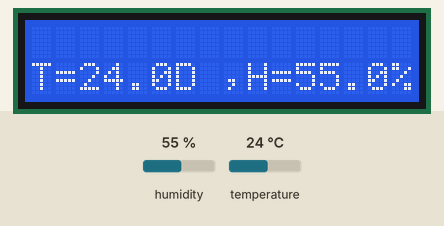
Bench run of a sketch on a simulated Arduino Uno, built with avr-gcc and run on an emulated ATmega328P. Shown: 16×2 character LCD. The inputs (shaded band) are chosen by the test bench; at power-on: humidity 55 %, temperature 24 °C.

Above: at 3.6 s.
3.7 s: humidity set to 22 %
At 6.5 s:
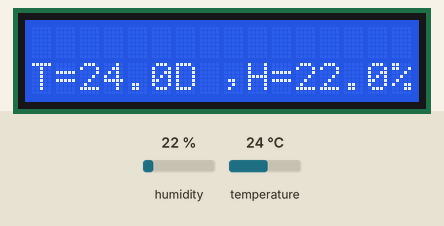
6.9 s: temperature set to 12 °C
At 9.8 s:
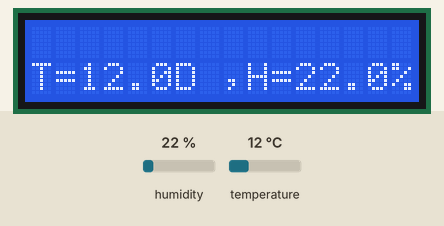
10.1 s: humidity set to 40 %
At 12.3 s:
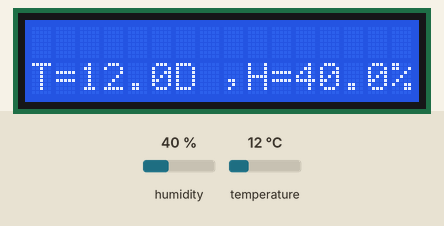
13.3 s: temperature set to 19 °C
At 15.8 s:
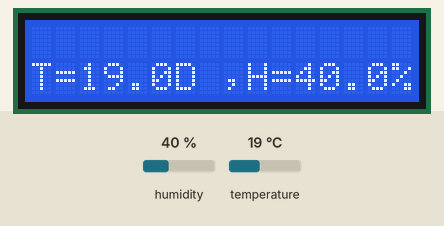
Timing chart, 0 to 17.3 s (numbered marks = the images above; inputs shaded):
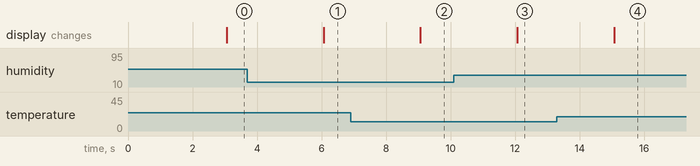

The sketch:

lcdTemp.ino
```cpp
#include "LiquidCrystal.h"

#include "dht_nonblocking.h"
#define DHT_SENSOR_TYPE DHT_TYPE_11

static const int DHT_SENSOR_PIN = 2;
DHT_nonblocking dht_sensor( DHT_SENSOR_PIN, DHT_SENSOR_TYPE );

// initialize the library with the numbers of the interface pins
LiquidCrystal lcd(7, 8, 9, 10, 11, 12);

void setup() {
  // set up the LCD's number of columns and rows:
  lcd.begin(16, 2);
  // Print a message to the LCD.
  Serial.begin( 9600);
}

static bool measure_environment( float *temperature, float *humidity )
{
  static unsigned long measurement_timestamp = millis( );

  /* Measure once every four seconds. */
  if( millis( ) - measurement_timestamp > 3000ul )
  {
    if( dht_sensor.measure( temperature, humidity ) == true )
    {
      measurement_timestamp = millis( );
      return( true );
    }
  }

  return( false );
}

void loop() {
  // set the cursor to column 0, line 1
  // (note: line 1 is the second row, since counting begins with 0):
  float temperature;
  float humidity;

  /* Measure temperature and humidity.  If the functions returns
     true, then a measurement is available. */
  if( measure_environment( &temperature, &humidity ) == true )
  {
    lcd.print("T=");
    lcd.print( temperature, 1 );
    lcd.print( "D ,H=" );
    lcd.print( humidity, 1 );
    lcd.println( "%" );
  }

  lcd.setCursor(0, 1);
}
```

Measured:
- after the input at 3.7 s, the display: changes after 2.4 s (image 1)
- after the input at 6.9 s, the display: changes after 2.2 s (image 2)
- after the input at 10.1 s, the display: changes after 2.0 s (image 3)
- after the input at 13.3 s, the display: changes after 1.8 s (image 4)
